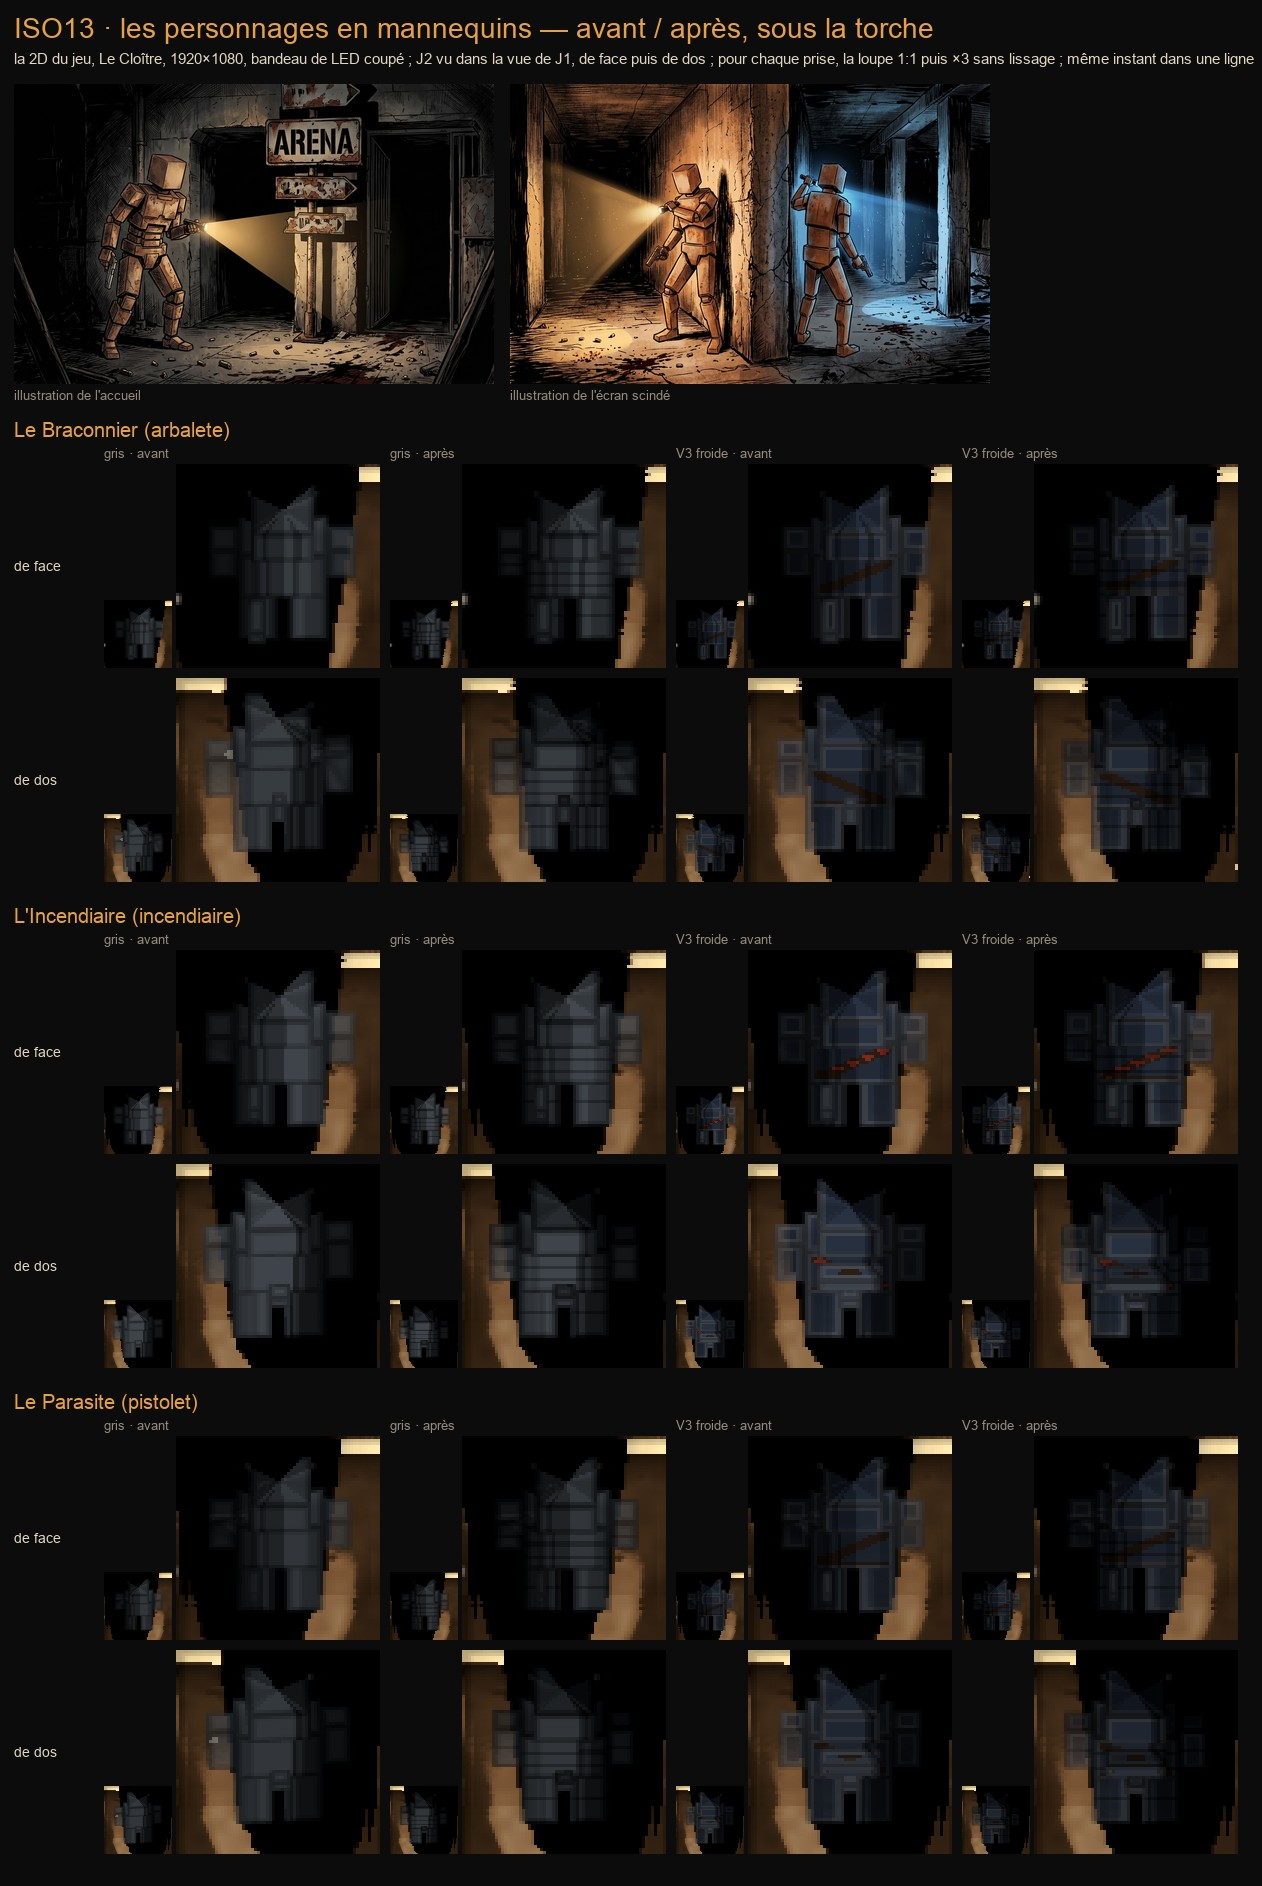

Write the Python code that produced this figure.
#!/usr/bin/env python3
"""Planche ISO13, lot A — le mannequin : J2 sous la torche de J1, de face et de dos, AVANT et APRÈS (gris, puis V3 froide), en
loupe 1:1 et agrandie ×3 sans lissage, à côté des illustrations de l'accueil et de l'écran scindé.

Usage : planche_mannequin.py <sortie.jpg> <dépôt> <captures_mannequin_<classe>>...
"""
import json, re, sys
from PIL import Image, ImageDraw, ImageFont

COLS = [("gris", "gris · avant"), ("gris_mannequin", "gris · après"), ("sombre3_froide", "V3 froide · avant"),
        ("sombre3_froide_mannequin", "V3 froide · après")]
LIB = {"pistolet": "Le Parasite", "arbalete": "Le Braconnier", "incendiaire": "L'Incendiaire", "fusil": "L'Illusionniste",
       "pompe": "Le Terrassier", "fumiste": "Le Fumiste", "sentinelle": "La Sentinelle", "occulteur": "L'Occulteur",
       "allumeur": "L'Allumeur", "spectre": "Le Spectre"}
DEMI = 34
FOND, TEXTE, SOURD, AMBRE = (12, 12, 12), (225, 215, 195), (150, 140, 125), (230, 160, 70)
LIGNE = re.compile(r"BANC_LUMIERE3D tenue cadrage=(\S+) tenue=(\S+) camera=(-?\d+),(-?\d+) fichier=(\S+) ancres=(\{.*\})$")


def police(t):
    for c in ["/System/Library/Fonts/Supplemental/Arial.ttf", "/System/Library/Fonts/Helvetica.ttc"]:
        try:
            return ImageFont.truetype(c, t)
        except OSError:
            pass
    return ImageFont.load_default()


def main(a):
    if len(a) < 3:
        print(__doc__); return 2
    sortie, depot, dossiers = a[0], a[1], a[2:]
    marge, gauche, g = 14, 90, 3
    case = 2 * DEMI * g
    largeur = marge * 2 + gauche + 4 * (case + 2 * DEMI + 14)
    ill_h = 300
    hauteur = 120 + ill_h + 40 + len(dossiers) * (2 * (case + 10) + 50) + 20
    planche = Image.new("RGB", (largeur, hauteur), FOND)
    d = ImageDraw.Draw(planche)
    d.text((marge, 12), "ISO13 · les personnages en mannequins — avant / après, sous la torche", fill=AMBRE, font=police(28))
    d.text((marge, 50), "la 2D du jeu, Le Cloître, 1920×1080, bandeau de LED coupé ; J2 vu dans la vue de J1, de face puis de dos ; "
           "pour chaque prise, la loupe 1:1 puis ×3 sans lissage ; même instant dans une ligne", fill=TEXTE, font=police(15))
    x = marge
    for nom, lib in [("ill_accueil", "illustration de l'accueil"), ("ill_ecran_scinde", "illustration de l'écran scindé")]:
        im = Image.open("%s/assets/ui/%s.png" % (depot, nom)).convert("RGB")
        im = im.resize((int(im.width * ill_h / im.height), ill_h), Image.LANCZOS)
        planche.paste(im, (x, 84))
        d.text((x, 84 + ill_h + 4), lib, fill=SOURD, font=police(13))
        x += im.width + 16
    y = 84 + ill_h + 34
    for dossier in dossiers:
        slug = dossier.rstrip("/").split("captures_mannequin_")[-1]
        prises = {}
        for l in open(dossier + "/journal.log", encoding="utf-8", errors="replace"):
            m = LIGNE.search(l.strip())
            if m:
                prises[(m.group(1), m.group(2))] = (m.group(5), json.loads(m.group(6)), (int(m.group(3)), int(m.group(4))))
        d.text((marge, y), "%s (%s)" % (LIB.get(slug, slug), slug), fill=AMBRE, font=police(20))
        y += 28
        for k, (_, nom) in enumerate(COLS):
            d.text((marge + gauche + k * (case + 2 * DEMI + 14), y), nom, fill=SOURD, font=police(13))
        y += 18
        for cad, nom in [("tenues_torche", "de face"), ("tenues_torche_dos", "de dos")]:
            d.text((marge, y + case // 2 - 8), nom, fill=TEXTE, font=police(14))
            cams = set()
            for k, (t, _) in enumerate(COLS):
                p = prises.get((cad, t))
                if p is None:
                    raise SystemExit("%s : prise %s %s absente" % (slug, cad, t))
                cams.add(p[2])
                im = Image.open("%s/%s" % (dossier, p[0])).convert("RGB")
                x0, y0 = p[1]["j2"]
                loupe = im.crop((x0 - DEMI, y0 - DEMI, x0 + DEMI, y0 + DEMI))
                xx = marge + gauche + k * (case + 2 * DEMI + 14)
                planche.paste(loupe, (xx, y + case - 2 * DEMI))
                planche.paste(loupe.resize((case, case), Image.NEAREST), (xx + 2 * DEMI + 4, y))
            if len(cams) > 1:
                raise SystemExit("%s %s : la caméra a bougé entre les prises %s" % (slug, cad, cams))
            y += case + 10
        y += 12
    planche = planche.crop((0, 0, largeur, y + 10))
    planche.save(sortie, "JPEG", quality=90)
    print("planche %dx%d → %s" % (planche.width, planche.height, sortie))
    return 0


if __name__ == "__main__":
    sys.exit(main(sys.argv[1:]))
